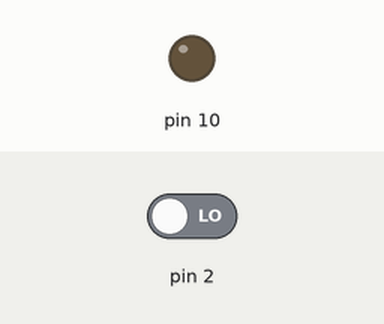
The sketch below on a simulated Arduino Uno, built with avr-gcc and run on an emulated ATmega328P. Parts: output pins drawn as LEDs (lit = HIGH). Inputs (shaded band) come from the test bench; at power-on: pin 2 LOW. What the sketch prints to the serial monitor is not drawn.

Above: at 1.2 s.
1.3 s: pin 2 driven HIGH
At 2.5 s:
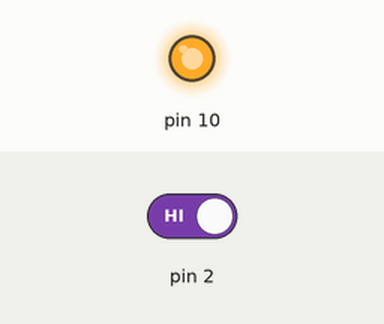
Timing chart, 0 to 4.3 s (numbered marks = the images above; inputs shaded):
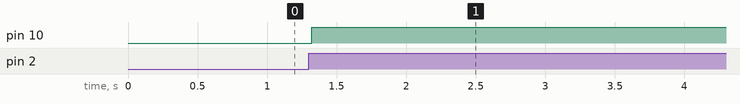

The sketch:

0329_0_deskLamp_LCY.ino
```cpp
// 스탠드 LCY
void setup() {
  pinMode(2,INPUT);
  pinMode(10,OUTPUT);

  Serial.begin(9600);
}


int led = 0;
void loop() {
   int btn = digitalRead(2);
   Serial.println(btn);
   if (btn == 1 ) {
    led += 50;
    analogWrite(10,led);

   }else if(led >=255){
    analogWrite(10,0);
   }
}
```

Measured:
- after the input at 1.3 s, pin 10: LOW → HIGH at once
